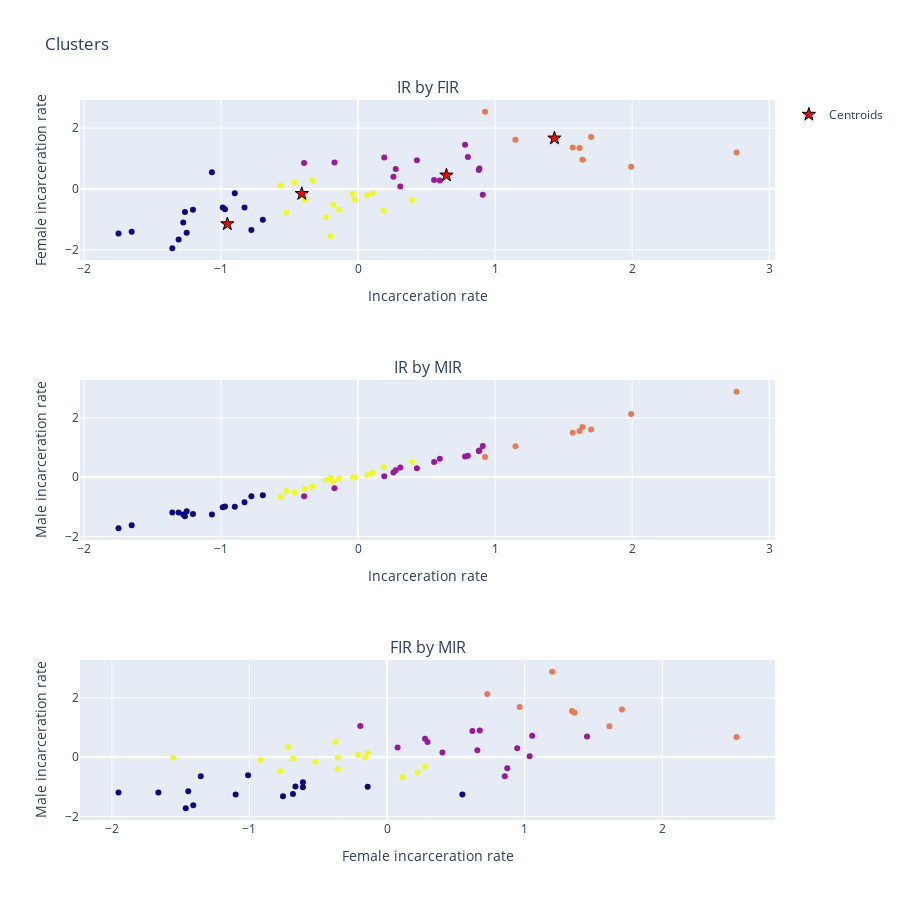

This figure's notebook cell:
### Code cell
visualizing_results_2d(processData(data_t),n)
